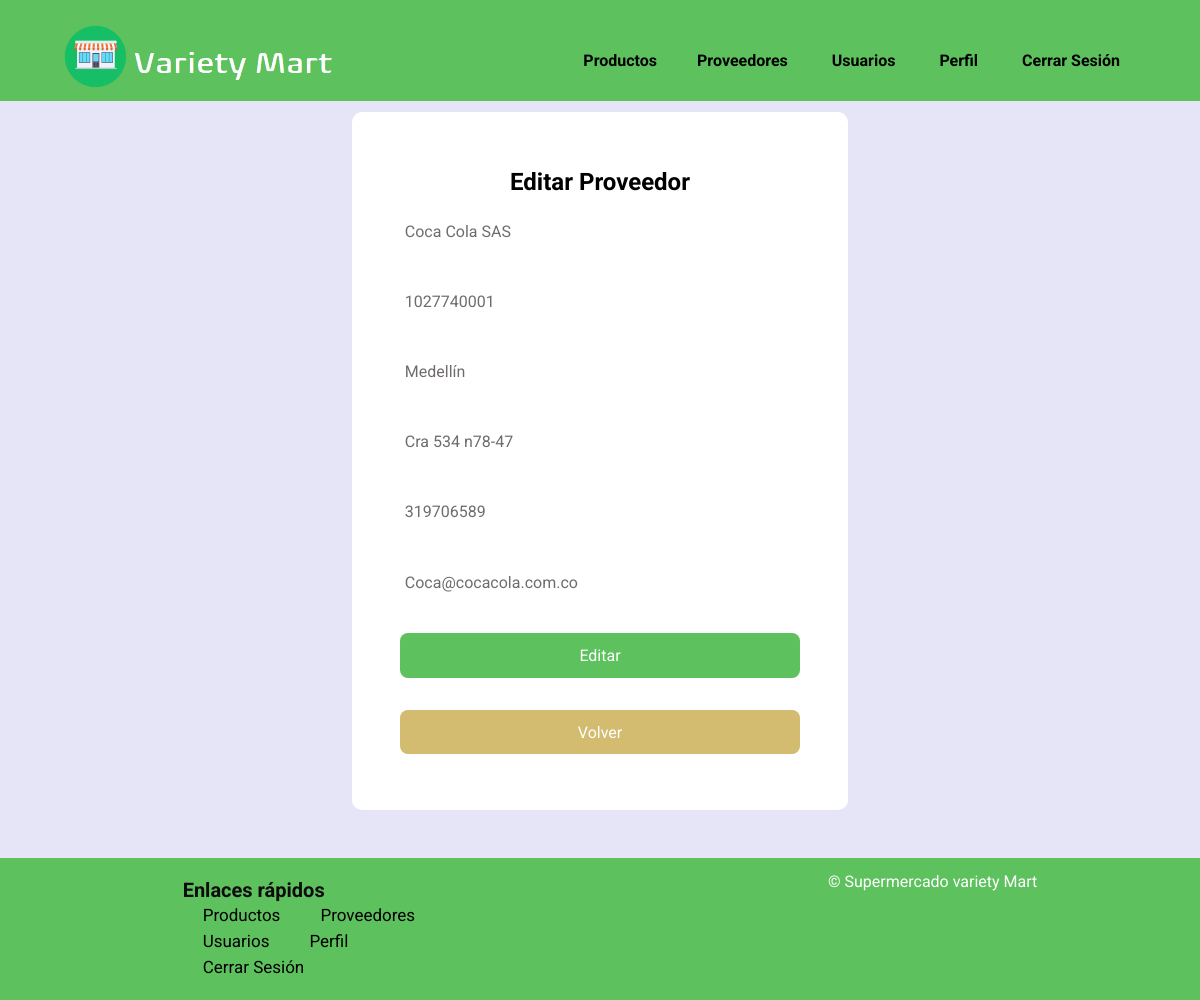
Screenshot of /vista/proveedor/editarproveedor.php?codigo=1 (signed in) with the database file from the repository.
### tables this page shows
CREATE TABLE `proveedores` (
  `codigo` int(11) NOT NULL,
  `identificacion` bigint(20) NOT NULL,
  `nombre` varchar(100) NOT NULL,
  `ciudad` varchar(100) DEFAULT NULL,
  `direccion` varchar(100) DEFAULT NULL,
  `telefono` varchar(20) DEFAULT NULL,
  `email` varchar(100) DEFAULT NULL
);

### controlador/ControlProveedores.php (called while the page is built, shortened)
<?php
Class ControlProveedores{
    var $objModeloProveedores;
    function __construct($objModeloProveedores){
        $this->objModeloProveedores=$objModeloProveedores;
    }
    function consultar(){
        $codigo=$this->objModeloProveedores->getcodigo();
        $comandoSql="select * from proveedores where codigo='".$codigo."'";
        $objControlConexion=new ControlConexion();
        $objControlConexion->abrirBd("localhost", "root", "","varietymart");
        $recordSet=$objControlConexion->ejecutarSelect($comandoSql);
        return $recordSet->fetch_array(MYSQLI_BOTH);
    }
}
?>

### modelo/ModeloProveedores.php (called while the page is built, shortened)
<?php
	class ModeloProveedores{
		var $codigo;
		function __construct($codigo, $identificacion, $nombre, $ciudad, $direccion, $telefono, $email){
			$this->codigo=$codigo;
		}
		function getcodigo(){
			return $this->codigo;
        }
    }
?>

### controlador/ControlConexion.php (called while the page is built, shortened)
<?php
class ControlConexion{
	var $conn;
	function __construct(){
		$this->conn=null;
	}
    function abrirBd($servidor, $usuario, $password,$db){
    	try	{
			$this->conn = new mysqli($servidor, $usuario, $password, $db);
      	}
      	catch (Exception $e){
          	echo "ERROR AL | AL SERVIDOR ".$e->getMessage()."\n";
      	}
    }
	function ejecutarSelect($sql) {
			try	{
				$recordSet=$this->conn->query($sql);
				}
			catch (Exception $e) {
					echo " ERROR: ". $e->getMessage()."\n";
			  }
		return $recordSet;
			}
}
?>

### vista/proveedor/editarproveedor.php (the view, shortened to what this page needs)
<?php
if(isset($_SESSION["iniciarSesion"]) && $_SESSION["iniciarSesion"] == "ok" && ($_SESSION["rolUsuario"] == 0 || $_SESSION["rolUsuario"] == 1) ){
    $rutaFooter = "../layout/footer2.php";
    $rutaHeader = "../layout/header2.php";
require_once '../../modelo/ModeloProveedores.php';
require_once '../../controlador/ControlProveedores.php';
require_once '../../controlador/ControlConexion.php';
$codigo = $_GET["codigo"];
$objModeloProveedores = new ModeloProveedores($codigo, "", "", "", "", "", "");
$objControlProveedores = new ControlProveedores($objModeloProveedores);
$datos = $objControlProveedores  -> consultar();
echo '<!DOCTYPE html>
<html lang="en">
<head>
<meta charset="UTF-8">
    <meta name="viewport" content="width=device-width, initial-scale=1.0">
    <link rel="stylesheet" href="../../assents/css/estilo.css">
    <link rel="stylesheet" href="../../assents/css/footer.css">
    <link rel="icon" href="../../assents/img/store.png">
    <link rel="stylesheet" href="../../assents/css/forms.css">
    <title>Editar Proveedor</title>
</head>
<body>';
if (file_exists($rutaHeader)) {
    include $rutaHeader;
}
    echo '<form action="" method="POST">
        <h2 class="form__title">Editar Proveedor</h2>
        <div class="container">
            <div>
                <input type="text" id="nombre" name="txtNombre" class="form__input" placeholder="Nombre/Razón Social" value="'.$datos["nombre"].'" required>
            </div>
            <div>
                <input type="text" id="identificacion" name="txtIdentificacion" class="form__input" placeholder="Cédula/NIT" value="'.$datos["identificacion"].'" required>
            </div>
            <div >
                <input type="text" id="ciudad" name="txtCiudad" class="form__input" placeholder="Ciudad" value="'.$datos["ciudad"].'" >
            </div>
            <div>
                <input type="text" id="direccion" name="txtDireccion" class="form__input" placeholder="Direccion" value="'.$datos["direccion"].'" >
            </div>
            <div>
                <input type="text" id="telefono" name="txtTelefono" class="form__input" placeholder="Telefono" value="'.$datos["telefono"].'" >
            </div>
            <div>
                <input type="text" id="email" name="txtEmail" class="form__input" placeholder="Correo Electrónico" value="'.$datos["email"].'" >
            </div>
            <input type="submit" class="boton" name="btnEditar" value="Editar">
            <a href="proveedor.php" <input type="submit" class="form__volver" name="" value="Volver">Volver</a>
        </div>
    </form>';
    if (file_exists($rutaFooter)) {
           include $rutaFooter;
    }
echo '</body>
</html>';
}else{
        echo '<script>
        window.location = "../../index.php";
        </script>';
}
?>

### assents/css/estilo.css (style rules this page uses)
* { margin: 0; padding: 0; font-family: 'Roboto', sans-serif; }
body { background-color: #e5e5f7; background-image: radial-gradient(#b0b2e1 0.5px, transparent 0.5px), radial-gradient(#b0b2e1 0.5px, #e5e5f7 0.5px); }
a { color: black; text-decoration: none; }

### assents/css/forms.css (style rules this page uses)
body, h1, form { margin: 0; padding: 0; }
body { background-color: #dee7df; font-family: Arial, sans-serif; }
form { background-color: #fff; margin: 7em auto 3em auto; width: 90%; max-width: 400px; padding: 3.5em 3em; border-radius: 10px; text-align: center; box-shadow: 0 5px 10px --5px rgba(0 0 0 /30%); }
.container { margin-top: 1em; display: grid; gap: 2em; }
.form__input { width: 100%; background: none; color: #706c6c; font-size: 1rem; border-bottom: 1px solid #5757577e; font-family: 'Roboto', sans-serif; padding: .6em .3em; border: 1px #5757577e; }
::placeholder { color: gray; font-size: 1.2em; }
.boton { background-color: rgb(93, 193, 93); color: #fff; font-size: 1rem; padding: .8em 0; border: none; border-radius: .5em; cursor: pointer; }
.form__volver { background-color: rgb(211, 188, 112); color: #fff; font-size: 1rem; padding: .8em 0; border: none; border-radius: .5em; cursor: pointer; }

### rows the page displays
proveedores: txtNombre "Coca Cola SAS", txtIdentificacion "1027740001", txtCiudad "Medellín", txtDireccion "Cra 534 n78-47", txtTelefono "319706589", txtEmail "Coca@cocacola.com.co"
